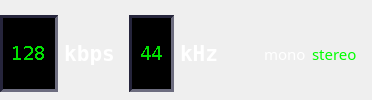
         <widget class="QWidget" name="codecDetailsContainer" native="true">
          <property name="maximumSize">
           <size>
            <width>16777215</width>
            <height>16777215</height>
           </size>
          </property>
          <layout class="QHBoxLayout" name="horizontalLayout_4">
           <property name="leftMargin">
            <number>0</number>
           </property>
           <property name="topMargin">
            <number>15</number>
           </property>
           <property name="rightMargin">
            <number>15</number>
           </property>
           <property name="bottomMargin">
            <number>8</number>
           </property>
           <item>
            <widget class="QFrame" name="kbpsFrame">
             <property name="minimumSize">
              <size>
               <width>58</width>
               <height>34</height>
              </size>
             </property>
             <property name="maximumSize">
              <size>
               <width>16777215</width>
               <height>16777215</height>
              </size>
             </property>
             <property name="styleSheet">
              <string notr="true">#kbpsFrame {
	background-color: #000000;
	border-top: 3px solid #26253c;
	border-right: 3px solid #6d6d7f;
	border-bottom: 3px solid #6d6d7f;
	border-left: 3px solid #26253c;
}</string>
             </property>
             <layout class="QHBoxLayout" name="horizontalLayout_5">
              <property name="leftMargin">
               <number>4</number>
              </property>
              <property name="topMargin">
               <number>0</number>
              </property>
              <property name="rightMargin">
               <number>4</number>
              </property>
              <property name="bottomMargin">
               <number>0</number>
              </property>
              <item>
               <widget class="QLabel" name="kbpsValueLabel">
                <property name="palette">
                 <palette>
                  <active>
                   <colorrole role="WindowText">
                    <brush brushstyle="SolidPattern">
                     <color alpha="255">
                      <red>0</red>
                      <green>226</green>
                      <blue>0</blue>
                     </color>
                    </brush>
                   </colorrole>
                  </active>
                  <inactive>
                   <colorrole role="WindowText">
                    <brush brushstyle="SolidPattern">
                     <color alpha="255">
                      <red>0</red>
                      <green>226</green>
                      <blue>0</blue>
                     </color>
                    </brush>
                   </colorrole>
                  </inactive>
                  <disabled/>
                 </palette>
                </property>
                <property name="font">
                 <font>
                  <family>Bitstream Vera Sans Mono</family>
                  <pointsize>14</pointsize>
                  <stylestrategy>NoAntialias</stylestrategy>
                 </font>
                </property>
                <property name="text">
                 <string>128</string>
                </property>
                <property name="alignment">
                 <set>Qt::AlignCenter</set>
                </property>
               </widget>
              </item>
             </layout>
            </widget>
           </item>
           <item>
            <widget class="QLabel" name="kbpsLabel">
             <property name="minimumSize">
              <size>
               <width>0</width>
               <height>34</height>
              </size>
             </property>
             <property name="palette">
              <palette>
               <active>
                <colorrole role="WindowText">
                 <brush brushstyle="SolidPattern">
                  <color alpha="255">
                   <red>255</red>
                   <green>255</green>
                   <blue>255</blue>
                  </color>
                 </brush>
                </colorrole>
               </active>
               <inactive>
                <colorrole role="WindowText">
                 <brush brushstyle="SolidPattern">
                  <color alpha="255">
                   <red>255</red>
                   <green>255</green>
                   <blue>255</blue>
                  </color>
                 </brush>
                </colorrole>
               </inactive>
               <disabled/>
              </palette>
             </property>
             <property name="font">
              <font>
               <family>Bitstream Vera Sans Mono</family>
               <pointsize>16</pointsize>
               <bold>true</bold>
              </font>
             </property>
             <property name="text">
              <string>kbps</string>
             </property>
             <property name="alignment">
              <set>Qt::AlignCenter</set>
             </property>
            </widget>
           </item>
           <item>
            <spacer name="horizontalSpacer_5">
             <property name="orientation">
              <enum>Qt::Horizontal</enum>
             </property>
             <property name="sizeType">
              <enum>QSizePolicy::Fixed</enum>
             </property>
             <property name="sizeHint" stdset="0">
              <size>
               <width>8</width>
               <height>20</height>
              </size>
             </property>
            </spacer>
           </item>
           <item>
            <widget class="QFrame" name="khzFrame">
             <property name="minimumSize">
              <size>
               <width>45</width>
               <height>34</height>
              </size>
             </property>
             <property name="maximumSize">
              <size>
               <width>16777215</width>
               <height>16777215</height>
              </size>
             </property>
             <property name="styleSheet">
              <string notr="true">#khzFrame {
	background-color: #000000;
	border-top: 3px solid #26253c;
	border-right: 3px solid #6d6d7f;
	border-bottom: 3px solid #6d6d7f;
	border-left: 3px solid #26253c;
}</string>
             </property>
             <layout class="QHBoxLayout" name="horizontalLayout_6">
              <property name="leftMargin">
               <number>4</number>
              </property>
              <property name="topMargin">
               <number>0</number>
              </property>
              <property name="rightMargin">
               <number>4</number>
              </property>
              <property name="bottomMargin">
               <number>0</number>
              </property>
              <item>
               <widget class="QLabel" name="khzValueLabel">
                <property name="palette">
                 <palette>
                  <active>
                   <colorrole role="WindowText">
                    <brush brushstyle="SolidPattern">
                     <color alpha="255">
                      <red>0</red>
                      <green>226</green>
                      <blue>0</blue>
                     </color>
                    </brush>
                   </colorrole>
                  </active>
                  <inactive>
                   <colorrole role="WindowText">
                    <brush brushstyle="SolidPattern">
                     <color alpha="255">
                      <red>0</red>
                      <green>226</green>
                      <blue>0</blue>
                     </color>
                    </brush>
                   </colorrole>
                  </inactive>
                  <disabled/>
                 </palette>
                </property>
                <property name="font">
                 <font>
                  <family>Bitstream Vera Sans Mono</family>
                  <pointsize>14</pointsize>
                  <stylestrategy>NoAntialias</stylestrategy>
                 </font>
                </property>
                <property name="text">
                 <string>44</string>
                </property>
                <property name="alignment">
                 <set>Qt::AlignCenter</set>
                </property>
               </widget>
              </item>
             </layout>
            </widget>
           </item>
           <item>
            <widget class="QLabel" name="kHzLabel">
             <property name="minimumSize">
              <size>
               <width>0</width>
               <height>34</height>
              </size>
             </property>
             <property name="palette">
              <palette>
               <active>
                <colorrole role="WindowText">
                 <brush brushstyle="SolidPattern">
                  <color alpha="255">
                   <red>255</red>
                   <green>255</green>
                   <blue>255</blue>
                  </color>
                 </brush>
                </colorrole>
               </active>
               <inactive>
                <colorrole role="WindowText">
                 <brush brushstyle="SolidPattern">
                  <color alpha="255">
                   <red>255</red>
                   <green>255</green>
                   <blue>255</blue>
                  </color>
                 </brush>
                </colorrole>
               </inactive>
               <disabled/>
              </palette>
             </property>
             <property name="font">
              <font>
               <family>Bitstream Vera Sans Mono</family>
               <pointsize>16</pointsize>
               <bold>true</bold>
              </font>
             </property>
             <property name="text">
              <string>kHz</string>
             </property>
             <property name="alignment">
              <set>Qt::AlignCenter</set>
             </property>
            </widget>
           </item>
           <item>
            <spacer name="horizontalSpacer_4">
             <property name="orientation">
              <enum>Qt::Horizontal</enum>
             </property>
             <property name="sizeHint" stdset="0">
              <size>
               <width>40</width>
               <height>20</height>
              </size>
             </property>
            </spacer>
           </item>
           <item>
            <widget class="QLabel" name="monoLabel">
             <property name="minimumSize">
              <size>
               <width>0</width>
               <height>34</height>
              </size>
             </property>
             <property name="palette">
              <palette>
               <active>
                <colorrole role="WindowText">
                 <brush brushstyle="SolidPattern">
                  <color alpha="255">
                   <red>255</red>
                   <green>255</green>
                   <blue>255</blue>
                  </color>
                 </brush>
                </colorrole>
               </active>
               <inactive>
                <colorrole role="WindowText">
                 <brush brushstyle="SolidPattern">
                  <color alpha="255">
                   <red>255</red>
                   <green>255</green>
                   <blue>255</blue>
                  </color>
                 </brush>
                </colorrole>
               </inactive>
               <disabled/>
              </palette>
             </property>
             <property name="font">
              <font>
               <family>Noto Sans</family>
               <pointsize>11</pointsize>
              </font>
             </property>
             <property name="text">
              <string>mono</string>
             </property>
            </widget>
           </item>
           <item>
            <widget class="QLabel" name="stereoLabel">
             <property name="minimumSize">
              <size>
               <width>0</width>
               <height>34</height>
              </size>
             </property>
             <property name="palette">
              <palette>
               <active>
                <colorrole role="WindowText">
                 <brush brushstyle="SolidPattern">
                  <color alpha="255">
                   <red>0</red>
                   <green>255</green>
                   <blue>0</blue>
                  </color>
                 </brush>
                </colorrole>
               </active>
               <inactive>
                <colorrole role="WindowText">
                 <brush brushstyle="SolidPattern">
                  <color alpha="255">
                   <red>0</red>
                   <green>255</green>
                   <blue>0</blue>
                  </color>
                 </brush>
                </colorrole>
               </inactive>
               <disabled/>
              </palette>
             </property>
             <property name="font">
              <font>
               <family>Noto Sans</family>
               <pointsize>11</pointsize>
              </font>
             </property>
             <property name="text">
              <string>stereo</string>
             </property>
            </widget>
           </item>
          </layout>
         </widget>
